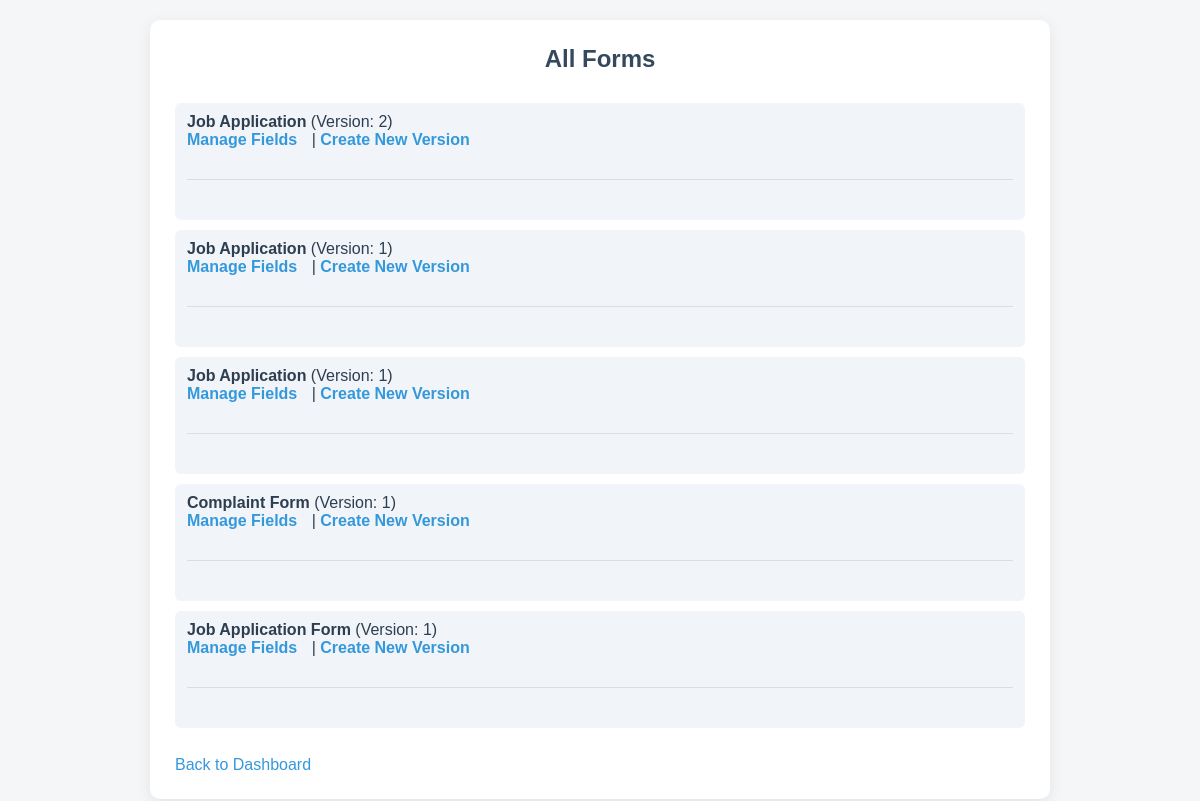
Page /admin/list_forms.php on the committed database.
### tables this page shows
CREATE TABLE `forms` (
  `id` int(11) NOT NULL,
  `form_name` varchar(255) NOT NULL,
  `created_at` timestamp NOT NULL DEFAULT current_timestamp(),
  `version` int(11) DEFAULT 1
);

### admin/list_forms.php (the view, shortened to what this page needs)
<?php
include "../configure/database_connection.php";
?>
<!DOCTYPE html>
<html>
<head>
    <link rel="stylesheet" href="../css/style.css">
</head>
<body>
<div class="container">
    <h2>All Forms</h2>
    <?php
    $forms = $conn->query("SELECT * FROM forms ORDER BY created_at DESC");
    if ($forms->num_rows > 0) {
        echo "<ul>";
         while ($form = $forms->fetch_assoc()) {
    echo "<li>
        <strong>{$form['form_name']}</strong>
        (Version: {$form['version']})
        <br>
        <a href='add_fields.php?form_id={$form['id']}'>Manage Fields</a> |
        <a href=' create_version.php?form_id={$form['id']}'>Create New Version</a>
        <hr>
    </li>";
}
        echo "</ul>";
    } else {
        echo "<p>No forms found. <a href='create_form.php'>Create a Form</a></p>";
    }
    ?>
    <br>
    <a href="admin_dashboard.php">Back to Dashboard</a>
</div>
</body>
</html>

### css/style.css (style rules this page uses)
* { box-sizing: border-box; font-family: Arial, sans-serif; margin: 0; padding: 0; }
body { background-color: #f9fbfc; color: #333; }
.container { width: 90%; max-width: 900px; margin: 40px auto; background: #fff; padding: 30px 40px; border-radius: 10px; box-shadow: 0 4px 15px rgba(0,0,0,0.1); }
h2 { color: #222; margin-bottom: 20px; text-align: center; }
a { color: #007BFF; text-decoration: none; transition: 0.3s; }
ul { list-style: none; padding: 0; margin: 0; }
ul li { padding: 10px 12px; margin-bottom: 10px; background-color: #f1f5f9; border-radius: 6px; transition: background-color 0.3s; }
ul li a { font-weight: bold; }
hr { margin: 30px 0; border: none; border-top: 1px solid #ddd; }

### admin/list_forms.php (style rules this page uses)
body { font-family: 'Segoe UI', Tahoma, Geneva, Verdana, sans-serif; background: #f4f6f8; margin: 0; padding: 20px; color: #2c3e50; }
h2 { text-align: center; margin-bottom: 30px; color: #34495e; }
.container { max-width: 900px; margin: auto; background: #fff; padding: 25px; border-radius: 10px; box-shadow: 0 4px 15px rgba(0,0,0,0.08); }
a { color: #3498db; text-decoration: none; font-weight: 500; margin-right: 10px; }

### rows in the picture
forms: form_name "Job Application", version "2"
forms: form_name "Job Application", version "1"
forms: form_name "Job Application", version "1"
forms: form_name "Complaint Form", version "1"
forms: form_name "Job Application Form", version "1"
